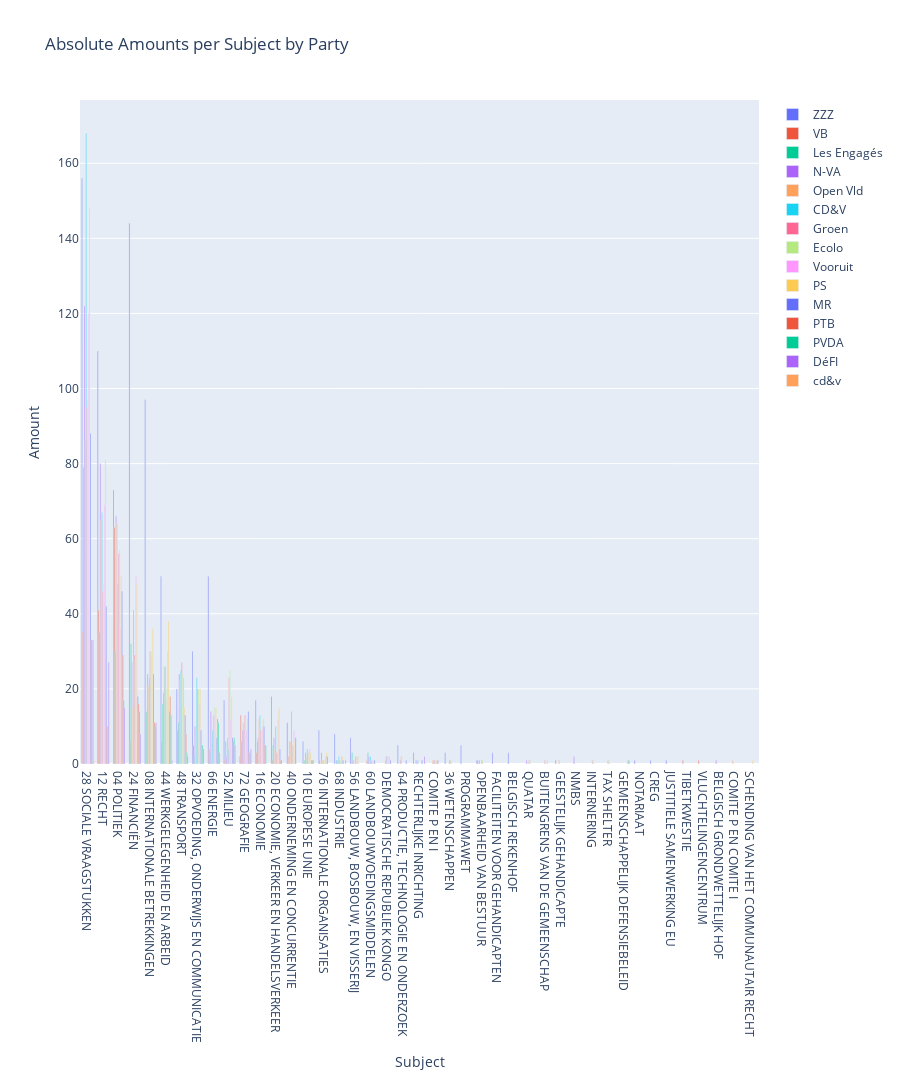

This figure's notebook cell:
### Code cell
import plotly.graph_objects as go

# Setup data for absolute amounts
def plot_absolute(data):
    fig = go.Figure()
    for party, subjects in data.items():
        fig.add_trace(go.Bar(
            name=party,
            x=list(subjects.keys()),
            y=list(subjects.values()),
        ))
    fig.update_layout(
        title="Absolute Amounts per Subject by Party",
        xaxis_title="Subject",
        yaxis_title="Amount",
        barmode='group',
        xaxis={'categoryorder':'total descending'},
        height=1080
    )
    fig.show()

plot_absolute(parties_to_domains)

### Figure 1 — Plotly figure (JSON) as saved in the notebook; plotly's stock layout.template omitted (floating-point values rounded to 4 significant figures)
{"data": [{"name": "ZZZ", "type": "bar", "x": ["08 INTERNATIONALE BETREKKINGEN", "66 ENERGIE", "28 SOCIALE VRAAGSTUKKEN", "32 OPVOEDING, ONDERWIJS EN COMMUNICATIE", "04 POLITIEK", "12 RECHT", "24 FINANCIËN", "44 WERKGELEGENHEID EN ARBEID", "48 TRANSPORT", "40 ONDERNEMING EN CONCURRENTIE", "GEESTELIJK GEHANDICAPTE", "16 ECONOMIE", "20 ECONOMIE, VERKEER EN HANDELSVERKEER", "68 INDUSTRIE", "PROGRAMMAWET", "76 INTERNATIONALE ORGANISATIES", "36 WETENSCHAPPEN", "64 PRODUCTIE, TECHNOLOGIE EN ONDERZOEK", "10 EUROPESE UNIE", "NOTARIAAT", "52 MILIEU", "OPENBAARHEID VAN BESTUUR", "RECHTERLIJKE INRICHTING", "56 LANDBOUW, BOSBOUW, EN VISSERIJ", "FACILITEITEN VOOR GEHANDICAPTEN", "72 GEOGRAFIE", "BELGISCH REKENHOF", "CREG", "JUSTITIELE SAMENWERKING EU"], "y": [97, 50, 156, 30, 73, 110, 144, 50, 20, 11, 1, 17, 18, 8, 5, 9, 3, 5, 6, 1, 17, 1, 3, 7, 3, 2, 3, 1, 1]}, {"name": "VB", "type": "bar", "x": ["08 INTERNATIONALE BETREKKINGEN", "28 SOCIALE VRAAGSTUKKEN", "04 POLITIEK", "40 ONDERNEMING EN CONCURRENTIE", "48 TRANSPORT", "72 GEOGRAFIE", "12 RECHT", "66 ENERGIE", "44 WERKGELEGENHEID EN ARBEID", "32 OPVOEDING, ONDERWIJS EN COMMUNICATIE", "60 LANDBOUWVOEDINGSMIDDELEN", "OPENBAARHEID VAN BESTUUR", "24 FINANCIËN", "52 MILIEU", "20 ECONOMIE, VERKEER EN HANDELSVERKEER", "16 ECONOMIE", "76 INTERNATIONALE ORGANISATIES", "TIBETKWESTIE", "VLUCHTELINGENCENTRUM"], "y": [14, 35, 63, 2, 9, 13, 41, 4, 6, 5, 1, 1, 6, 1, 1, 3, 1, 1, 1]}, {"name": "Les Engagés", "type": "bar", "x": ["48 TRANSPORT", "44 WERKGELEGENHEID EN ARBEID", "28 SOCIALE VRAAGSTUKKEN", "24 FINANCIËN", "08 INTERNATIONALE BETREKKINGEN", "16 ECONOMIE", "12 RECHT", "04 POLITIEK", "20 ECONOMIE, VERKEER EN HANDELSVERKEER", "60 LANDBOUWVOEDINGSMIDDELEN", "52 MILIEU", "32 OPVOEDING, ONDERWIJS EN COMMUNICATIE", "10 EUROPESE UNIE", "72 GEOGRAFIE", "68 INDUSTRIE", "66 ENERGIE", "56 LANDBOUW, BOSBOUW, EN VISSERIJ"], "y": [11, 16, 79, 32, 14, 6, 35, 30, 5, 3, 6, 2, 1, 6, 1, 3, 3]}, {"name": "N-VA", "type": "bar", "x": ["04 POLITIEK", "28 SOCIALE VRAAGSTUKKEN", "60 LANDBOUWVOEDINGSMIDDELEN", "48 TRANSPORT", "32 OPVOEDING, ONDERWIJS EN COMMUNICATIE", "NMBS", "08 INTERNATIONALE BETREKKINGEN", "12 RECHT", "20 ECONOMIE, VERKEER EN HANDELSVERKEER", "OPENBAARHEID VAN BESTUUR", "24 FINANCIËN", "44 WERKGELEGENHEID EN ARBEID", "16 ECONOMIE", "64 PRODUCTIE, TECHNOLOGIE EN ONDERZOEK", "66 ENERGIE", "76 INTERNATIONALE ORGANISATIES", "40 ONDERNEMING EN CONCURRENTIE", "72 GEOGRAFIE", "68 INDUSTRIE", "RECHTERLIJKE INRICHTING", "52 MILIEU", "BELGISCH GRONDWETTELIJK HOF", "10 EUROPESE UNIE", "56 LANDBOUW, BOSBOUW, EN VISSERIJ", "QUATAR"], "y": [66, 122, 2, 24, 10, 2, 24, 80, 7, 1, 27, 19, 7, 1, 14, 3, 6, 9, 1, 1, 2, 1, 3, 1, 1]}, {"name": "Open Vld", "type": "bar", "x": ["12 RECHT", "28 SOCIALE VRAAGSTUKKEN", "04 POLITIEK", "44 WERKGELEGENHEID EN ARBEID", "08 INTERNATIONALE BETREKKINGEN", "72 GEOGRAFIE", "60 LANDBOUWVOEDINGSMIDDELEN", "48 TRANSPORT", "16 ECONOMIE", "24 FINANCIËN", "76 INTERNATIONALE ORGANISATIES", "66 ENERGIE", "52 MILIEU", "COMITE P EN COMITE I", "64 PRODUCTIE, TECHNOLOGIE EN ONDERZOEK", "32 OPVOEDING, ONDERWIJS EN COMMUNICATIE", "56 LANDBOUW, BOSBOUW, EN VISSERIJ", "10 EUROPESE UNIE", "20 ECONOMIE, VERKEER EN HANDELSVERKEER", "40 ONDERNEMING EN CONCURRENTIE", "DEMOCRATISCHE REPUBLIEK KONGO", "COMITE P EN I", "GEESTELIJK GEHANDICAPTE", "68 INDUSTRIE"], "y": [65, 86, 64, 26, 21, 11, 2, 22, 12, 15, 1, 6, 7, 1, 2, 7, 1, 2, 4, 6, 1, 1, 1, 1]}, {"name": "CD&V", "type": "bar", "x": ["28 SOCIALE VRAAGSTUKKEN", "10 EUROPESE UNIE", "04 POLITIEK", "66 ENERGIE", "40 ONDERNEMING EN CONCURRENTIE", "12 RECHT", "08 INTERNATIONALE BETREKKINGEN", "72 GEOGRAFIE", "48 TRANSPORT", "32 OPVOEDING, ONDERWIJS EN COMMUNICATIE", "24 FINANCIËN", "16 ECONOMIE", "20 ECONOMIE, VERKEER EN HANDELSVERKEER", "44 WERKGELEGENHEID EN ARBEID", "DEMOCRATISCHE REPUBLIEK KONGO", "68 INDUSTRIE", "COMITE P EN I", "RECHTERLIJKE INRICHTING", "36 WETENSCHAPPEN", "52 MILIEU", "60 LANDBOUWVOEDINGSMIDDELEN"], "y": [168, 4, 48, 9, 14, 67, 23, 9, 25, 23, 41, 13, 10, 26, 2, 2, 1, 1, 1, 4, 2]}, {"name": "Groen", "type": "bar", "x": ["24 FINANCIËN", "28 SOCIALE VRAAGSTUKKEN", "04 POLITIEK", "32 OPVOEDING, ONDERWIJS EN COMMUNICATIE", "52 MILIEU", "08 INTERNATIONALE BETREKKINGEN", "72 GEOGRAFIE", "40 ONDERNEMING EN CONCURRENTIE", "16 ECONOMIE", "48 TRANSPORT", "36 WETENSCHAPPEN", "12 RECHT", "20 ECONOMIE, VERKEER EN HANDELSVERKEER", "44 WERKGELEGENHEID EN ARBEID", "66 ENERGIE", "DEMOCRATISCHE REPUBLIEK KONGO", "BUITENGRENS VAN DE GEMEENSCHAP", "OPENBAARHEID VAN BESTUUR", "10 EUROPESE UNIE", "68 INDUSTRIE", "COMITE P EN I", "INTERNERING", "TAX SHELTER", "76 INTERNATIONALE ORGANISATIES", "QUATAR", "60 LANDBOUWVOEDINGSMIDDELEN", "56 LANDBOUW, BOSBOUW, EN VISSERIJ"], "y": [29, 95, 56, 20, 23, 30, 13, 5, 9, 27, 1, 46, 3, 17, 13, 2, 1, 1, 3, 1, 1, 1, 1, 1, 1, 1, 2]}, {"name": "Ecolo", "type": "bar", "x": ["24 FINANCIËN", "28 SOCIALE VRAAGSTUKKEN", "44 WERKGELEGENHEID EN ARBEID", "04 POLITIEK", "32 OPVOEDING, ONDERWIJS EN COMMUNICATIE", "52 MILIEU", "08 INTERNATIONALE BETREKKINGEN", "72 GEOGRAFIE", "40 ONDERNEMING EN CONCURRENTIE", "16 ECONOMIE", "48 TRANSPORT", "36 WETENSCHAPPEN", "12 RECHT", "66 ENERGIE", "20 ECONOMIE, VERKEER EN HANDELSVERKEER", "DEMOCRATISCHE REPUBLIEK KONGO", "BUITENGRENS VAN DE GEMEENSCHAP", "OPENBAARHEID VAN BESTUUR", "10 EUROPESE UNIE", "68 INDUSTRIE", "COMITE P EN I", "INTERNERING", "TAX SHELTER", "76 INTERNATIONALE ORGANISATIES", "QUATAR", "60 LANDBOUWVOEDINGSMIDDELEN", "56 LANDBOUW, BOSBOUW, EN VISSERIJ"], "y": [28, 97, 20, 57, 20, 25, 30, 12, 5, 9, 24, 1, 48, 15, 3, 2, 1, 1, 3, 1, 1, 1, 1, 1, 1, 1, 2]}, {"name": "Vooruit", "type": "bar", "x": ["28 SOCIALE VRAAGSTUKKEN", "04 POLITIEK", "66 ENERGIE", "12 RECHT", "52 MILIEU", "32 OPVOEDING, ONDERWIJS EN COMMUNICATIE", "08 INTERNATIONALE BETREKKINGEN", "24 FINANCIËN", "72 GEOGRAFIE", "20 ECONOMIE, VERKEER EN HANDELSVERKEER", "48 TRANSPORT", "60 LANDBOUWVOEDINGSMIDDELEN", "16 ECONOMIE", "44 WERKGELEGENHEID EN ARBEID", "40 ONDERNEMING EN CONCURRENTIE", "10 EUROPESE UNIE", "56 LANDBOUW, BOSBOUW, EN VISSERIJ", "DEMOCRATISCHE REPUBLIEK KONGO", "COMITE P EN I", "68 INDUSTRIE", "76 INTERNATIONALE ORGANISATIES"], "y": [120, 36, 13, 69, 12, 16, 29, 50, 9, 12, 23, 1, 10, 30, 9, 4, 2, 2, 1, 2, 2]}, {"name": "PS", "type": "bar", "x": ["28 SOCIALE VRAAGSTUKKEN", "24 FINANCIËN", "04 POLITIEK", "66 ENERGIE", "08 INTERNATIONALE BETREKKINGEN", "12 RECHT", "52 MILIEU", "32 OPVOEDING, ONDERWIJS EN COMMUNICATIE", "48 TRANSPORT", "20 ECONOMIE, VERKEER EN HANDELSVERKEER", "72 GEOGRAFIE", "16 ECONOMIE", "44 WERKGELEGENHEID EN ARBEID", "40 ONDERNEMING EN CONCURRENTIE", "BUITENGRENS VAN DE GEMEENSCHAP", "60 LANDBOUWVOEDINGSMIDDELEN", "10 EUROPESE UNIE", "68 INDUSTRIE", "56 LANDBOUW, BOSBOUW, EN VISSERIJ", "DEMOCRATISCHE REPUBLIEK KONGO", "COMITE P EN I", "76 INTERNATIONALE ORGANISATIES", "SCHENDING VAN HET COMMUNAUTAIR RECHT"], "y": [148, 48, 50, 15, 36, 81, 18, 20, 15, 15, 12, 12, 38, 6, 1, 1, 3, 2, 2, 2, 1, 3, 1]}, {"name": "MR", "type": "bar", "x": ["28 SOCIALE VRAAGSTUKKEN", "04 POLITIEK", "24 FINANCIËN", "40 ONDERNEMING EN CONCURRENTIE", "44 WERKGELEGENHEID EN ARBEID", "12 RECHT", "16 ECONOMIE", "08 INTERNATIONALE BETREKKINGEN", "72 GEOGRAFIE", "52 MILIEU", "32 OPVOEDING, ONDERWIJS EN COMMUNICATIE", "48 TRANSPORT", "76 INTERNATIONALE ORGANISATIES", "64 PRODUCTIE, TECHNOLOGIE EN ONDERZOEK", "66 ENERGIE", "10 EUROPESE UNIE", "68 INDUSTRIE", "DEMOCRATISCHE REPUBLIEK KONGO", "COMITE P EN I", "RECHTERLIJKE INRICHTING", "60 LANDBOUWVOEDINGSMIDDELEN", "20 ECONOMIE, VERKEER EN HANDELSVERKEER"], "y": [88, 46, 18, 7, 14, 42, 10, 24, 14, 7, 9, 13, 2, 1, 7, 1, 1, 1, 1, 1, 1, 4]}, {"name": "PTB", "type": "bar", "x": ["24 FINANCIËN", "04 POLITIEK", "66 ENERGIE", "48 TRANSPORT", "44 WERKGELEGENHEID EN ARBEID", "08 INTERNATIONALE BETREKKINGEN", "28 SOCIALE VRAAGSTUKKEN", "72 GEOGRAFIE", "32 OPVOEDING, ONDERWIJS EN COMMUNICATIE", "16 ECONOMIE", "52 MILIEU", "12 RECHT", "20 ECONOMIE, VERKEER EN HANDELSVERKEER", "GEMEENSCHAPPELIJK DEFENSIEBELEID", "10 EUROPESE UNIE"], "y": [16, 29, 12, 8, 18, 11, 33, 3, 5, 5, 6, 10, 1, 1, 1]}, {"name": "PVDA", "type": "bar", "x": ["24 FINANCIËN", "04 POLITIEK", "66 ENERGIE", "44 WERKGELEGENHEID EN ARBEID", "08 INTERNATIONALE BETREKKINGEN", "28 SOCIALE VRAAGSTUKKEN", "72 GEOGRAFIE", "32 OPVOEDING, ONDERWIJS EN COMMUNICATIE", "16 ECONOMIE", "48 TRANSPORT", "52 MILIEU", "12 RECHT", "20 ECONOMIE, VERKEER EN HANDELSVERKEER", "GEMEENSCHAPPELIJK DEFENSIEBELEID", "10 EUROPESE UNIE"], "y": [14, 17, 11, 13, 10, 22, 3, 5, 5, 3, 7, 10, 1, 1, 1]}, {"name": "DéFI", "type": "bar", "x": ["24 FINANCIËN", "28 SOCIALE VRAAGSTUKKEN", "08 INTERNATIONALE BETREKKINGEN", "32 OPVOEDING, ONDERWIJS EN COMMUNICATIE", "RECHTERLIJKE INRICHTING", "04 POLITIEK", "12 RECHT", "48 TRANSPORT", "52 MILIEU", "44 WERKGELEGENHEID EN ARBEID", "68 INDUSTRIE", "72 GEOGRAFIE", "66 ENERGIE"], "y": [8, 33, 11, 4, 2, 15, 27, 2, 5, 1, 1, 4, 3]}, {"name": "cd&v", "type": "bar", "x": ["28 SOCIALE VRAAGSTUKKEN"], "y": [1]}], "layout": {"barmode": "group", "height": 1080, "title": {"text": "Absolute Amounts per Subject by Party"}, "xaxis": {"categoryorder": "total descending", "title": {"text": "Subject"}}, "yaxis": {"title": {"text": "Amount"}}}}
